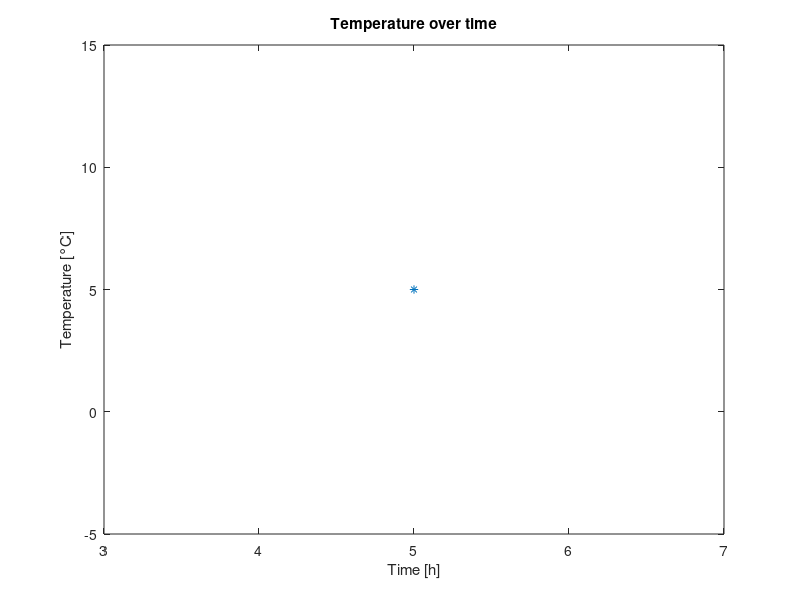

Recreate this plot in MATLAB.
% Really simple plot of one point

% Create coordinates
% x = 11;
% y = 48;

% Promt user for coordinates
x = input('Enter time [h]: ');
y = input('Enter temperature [°C]: ');

% Plot a red asterisk
plot(x,y,'*');

%Change the axes and label them
axis([x-2 x+2 y-10 y+10])
xlabel('Time [h]')
ylabel('Temperature [°C]')

% Put a title on the plot
title('Temperature over time')